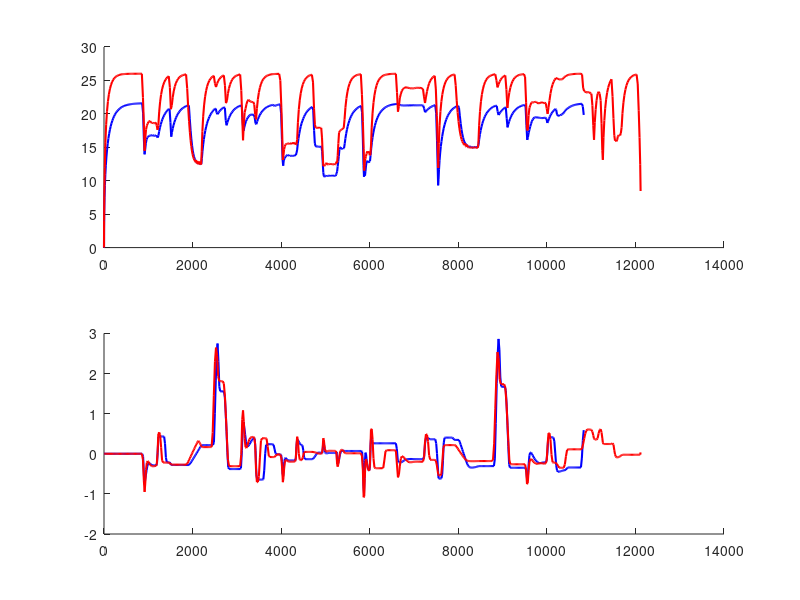

The MATLAB script that drew this image:
% DRF Model simulation data
% Mean (only)
% V             : speed
% Lat_Dev       : Lateral reference error
% Delta         : Steering angle
% Car_Nrp_Idx   : nearest road point index
skip_data=1:10:6000;
color_ns={'b','r'}; % blue for normal
Nsig=[6800,6000]; % normal,sport time step
for ii_cond=1:2
    cd('..\..\simulation_data\')
    if(ii_cond==1);load('DRFmodel_normal_setting.mat');end
    if(ii_cond==2);load('DRFmodel_sport_setting.mat');end
    cd('..\seggregation_scenarios\Fig3_Complete_trajectory')
    x=0.1.*Car_Nrp_Idx(1:Nsig(ii_cond));  % 5th column is road points.
    % The road points for the simulation were 0.1m apart 
    
    % ---- Speed ---- %
    y_mean=V(1:Nsig(ii_cond));
    figure(1)
    subplot(2,1,1)
    hold on
    plot(x(skip_data),y_mean(skip_data),color_ns{ii_cond},'linewidth',1.5,'linestyle','-')
    
    % ---- Lateral deviation ---- %
    y_mean=Lat_Dev(1:Nsig(ii_cond));
    figure(1)
    subplot(2,1,2)
    hold on
    plot(x(skip_data),y_mean(skip_data),color_ns{ii_cond},'linewidth',1.5,'linestyle','-')
    
end
